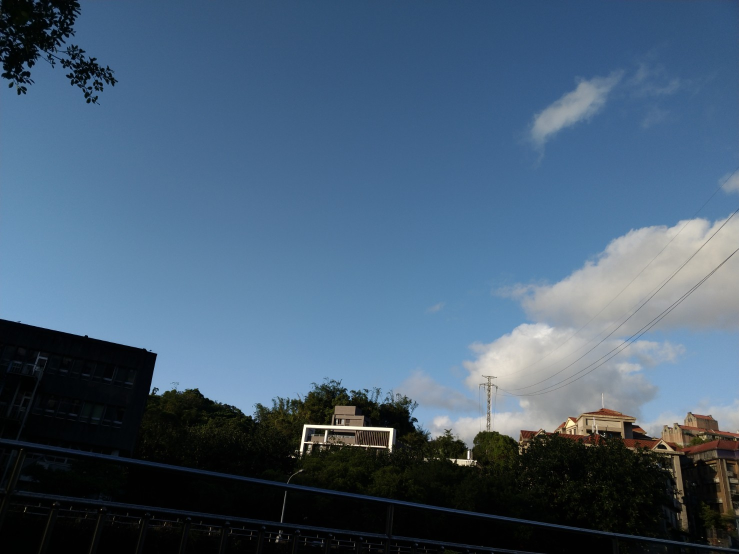
#> input picture hw3/resource/frame1.jpg, 1478 x 1108 px (shown at 1/2 size); its folder holds 3 pictures in this run
$ python part4.py
#> lines starting #> are read from the running program, lines starting #| are printed output that depends on the picture; after the words box and inside, x2 and y2 are one past the last pixel; in counts of white or black regions, pixels touching at a corner belong together
### hw3/src/utils.py
import cv2
import numpy as np


def solve_homography(u, v):
    """
    This function should return a 3-by-3 homography matrix,
    u, v are N-by-2 matrices, representing N corresponding points for v = T(u)
    :param u: N-by-2 source pixel location matrices
    :param v: N-by-2 destination pixel location matrices
    :return:
    """
    N = u.shape[0]

    if v.shape[0] is not N:
        print('u and v should have the same size')
        return None
    if N < 4:
        print('At least 4 points should be given')

    # TODO: 1.forming A
    A = None
    for i in range(N):
        ui = u[i]
        vi = v[i]
        tmp = np.array([[ui[0], ui[1], 1, 0, 0, 0, -vi[0] * ui[0], -vi[0] * ui[1]], \
               [0, 0, 0, ui[0], ui[1], 1, -vi[1] * ui[0], -vi[1] * ui[1]]])
        if i == 0:
            A = tmp
            # A = A[:,np.newaxis]
        else:
            A = np.concatenate((A,tmp),axis=0)

    A = np.array(A)
    b = np.array(v).reshape(-1,1)
    # TODO: 2.solve H with A
    if (np.linalg.det(A)):

        H = np.dot(np.linalg.inv(A), b)
    else:
        H = np.dot(np.linalg.pinv(A), b)
    H = np.append(H,1).reshape(3,3)
    return H


def warping(src, dst, H, ymin, ymax, xmin, xmax, direction='b',use_mask = True):
    """
    Perform forward/backward warpping without for loops. i.e.
    for all pixels in src(xmin~xmax, ymin~ymax),  warp to destination
          (xmin=0,ymin=0)  source                       destination
                         |--------|              |------------------------|
                         |        |              |                        |
                         |        |     warp     |                        |
    forward warp         |        |  --------->  |                        |
                         |        |              |                        |
                         |--------|              |------------------------|
                                 (xmax=w,ymax=h)

    for all pixels in dst(xmin~xmax, ymin~ymax),  sample from source
                            source                       destination
                         |--------|              |------------------------|
                         |        |              | (xmin,ymin)            |
                         |        |     warp     |           |--|         |
    backward warp        |        |  <---------  |           |__|         |
                         |        |              |             (xmax,ymax)|
                         |--------|              |------------------------|

    :param src: source image
    :param dst: destination output image
    :param H:
    :param ymin: lower vertical bound of the destination(source, if forward warp) pixel coordinate
    :param ymax: upper vertical bound of the destination(source, if forward warp) pixel coordinate
    :param xmin: lower horizontal bound of the destination(source, if forward warp) pixel coordinate
    :param xmax: upper horizontal bound of the destination(source, if forward warp) pixel coordinate
    :param direction: indicates backward warping or forward warping
    :return: destination output image
    """
    mask = None
    h_src, w_src, ch = src.shape
    h_dst, w_dst, ch = dst.shape
    H_inv = np.linalg.inv(H)
    # TODO: 1.meshgrid the (x,y) coordinate pairs
    x = np.linspace(xmin, xmax,xmax-xmin)
    y = np.linspace(ymin, ymax,ymax-ymin)
    mesh = np.array(np.meshgrid(x,y)).reshape(2,-1)
    mesh = np.concatenate((mesh,np.ones(shape=(1,mesh.shape[1]))),axis=0)
    # TODO: 2.reshape the destination pixels as N x 3 homogeneous coordinate

    if direction == 'b':

        # TODO: 3.apply H_inv to the destination pixels and retrieve (u,v) pixels, then reshape to (ymax-ymin),(xmax-xmin)
        v = np.dot(H_inv, mesh).T
        v = np.divide(v[:, :2], np.tile(v[:, 2], (2, 1)).T)
        v = v.reshape((ymax - ymin), (xmax - xmin), -1)
        v = np.round(v).astype(int)
        # TODO: 4.calculate the mask of the transformed coordinate (should not exceed the boundaries of source image)

        # TODO: 5.sample the source image with the masked and reshaped transformed coordinates
        valid1 = np.logical_and(0 < v[:, :, 0], v[:, :, 0] < w_src)
        valid2 = np.logical_and(0 < v[:, :, 1], v[:, :, 1] < h_src)
        valid = np.logical_and(valid1, valid2)

        # TODO: 6. assign to destination image with proper masking

        v = v[valid]
        if use_mask == True:
            mask1 = np.zeros(dst.shape[:2])
            mask2 = cv2.cvtColor(dst, cv2.COLOR_BGR2GRAY)
            mask1[ymin:ymax, xmin:xmax][valid] = 1
            mask = np.logical_and(mask1, mask2).reshape(mask1.shape)
        dst[ymin:ymax, xmin:xmax][valid] = src[v[..., 1], v[..., 0]]


        return dst, mask
    elif direction == 'f':
        # TODO: 3.apply H to the source pixels and retrieve (u,v) pixels, then reshape to (ymax-ymin),(xmax-xmin)
        v = np.dot(H,mesh).T
        v = np.divide(v[:,:2],np.tile(v[:,2],(2,1)).T)
        v = v.reshape((ymax-ymin),(xmax-xmin),-1)
        v= np.round(v).astype(int)
        # TODO: 4.calculate the mask of the transformed coordinate (should not exceed the boundaries of destination image)


        # TODO: 5.filter the valid coordinates using previous obtained mask
        valid1 = np.logical_and(0 < v[:, :, 0] , v[:, :, 0]<w_dst)
        valid2 = np.logical_and(0 < v[:, :, 1] , v[:, :, 1]<h_dst)
        valid = np.logical_and(valid1,valid2)

        v = np.multiply(np.tile(valid,2).reshape(v.shape),v)
        src = np.multiply(np.tile(valid,3).reshape(src.shape),src)
        # TODO: 6. assign to destination image using advanced array indicing
        dst[v[..., 1], v[..., 0]] = src


    return dst

### hw3/src/part4.py
import numpy as np
import cv2
import random
from tqdm import tqdm
from utils import solve_homography, warping

np.random.seed(999)


def Ransac(kp1, kp2, matches, n=4, th=1500):
    matches = np.array([[matches[i].queryIdx, matches[i].trainIdx] for i in range(len(matches))])
    print('matches', matches.shape)
    p = 0.5
    P = 0.999
    k = np.ceil(np.log(1 - P) / np.log(1 - p ** n)).astype(int)
    H_arr, inlinear = [], []
    for t in range(k):
        idx = np.random.randint(low=0, high=matches.shape[0], size=n, )
        id1, id2 = matches[idx, 0], matches[idx, 1]

        p1, p2 = np.array([list(kp1[matches[i, 0]]) + [1] for i in range(matches.shape[0]) if i not in idx]), \
                 np.array([list(kp2[matches[i, 1]]) + [1] for i in range(matches.shape[0]) if i not in idx])
        # print(p1)
        H = solve_homography(kp1[id1], kp2[id2])
        # print(H)
        p2_pred = np.dot(H, p1.T)

        err = np.subtract(p2_pred, p2.T)
        # print(err.shape)
        err = np.sqrt(np.square(err[0, :]) + np.square(err[1, :]))
        # print(np.where(err < th))
        # print(err)
        inlinear.append(np.where(err < th)[0].shape[0])
        H_arr.append(H)
    idx = np.argmax(inlinear)
    # print(inlinear)
    # print(H_arr[idx])
    return H_arr[idx]


def linearBlending(imgs,overlap_mask):

    dst,img_left, img_right = imgs
    (hl, wl) = dst.shape[:2]
    dst = dst.astype(float)
    img_right = img_right.astype(float)
    alpha_mask = np.ones((hl, wl),dtype=float)
    for i in range(overlap_mask.shape[0]):
        overlap = np.where(overlap_mask[i,:] == 1)
        if len(overlap[0]) == 0:
            continue
        idx_min = np.min(overlap)
        idx_max = np.max(overlap)
        alp = np.linspace(1,0,num = idx_max-idx_min)
        alpha_mask[i,idx_min:idx_max] = alp
    linearBlending_img = np.copy(dst)
    alpha_mask = np.tile(alpha_mask,3).reshape((hl, wl,3))

    linearBlending_img[overlap_mask] = (alpha_mask * img_left + (np.ones_like(alpha_mask) - alpha_mask) * img_right)[overlap_mask]
    return linearBlending_img.astype(np.uint8)


def panorama(imgs):
    """
    Image stitching with estimated homograpy between consecutive
    :param imgs: list of images to be stitched
    :return: stitched panorama
    """
    h_max = max([x.shape[0] for x in imgs])
    w_max = sum([x.shape[1] for x in imgs])

    # create the final stitched canvas
    dst = np.zeros((h_max, w_max, imgs[0].shape[2]), dtype=np.uint8)
    dst[:imgs[0].shape[0], :imgs[0].shape[1]] = imgs[0]
    last_best_H = np.eye(3)
    out = np.zeros((h_max, w_max, imgs[0].shape[2]), dtype=np.uint8)
    orb = cv2.ORB_create(nfeatures=4000)
    # for all images to be stitched:
    for idx in tqdm(range(len(imgs) - 1)):
        im1 = imgs[idx]
        im2 = imgs[idx + 1]
        im1_g = cv2.cvtColor(im1, cv2.COLOR_BGR2GRAY)
        im2_g = cv2.cvtColor(im2, cv2.COLOR_BGR2GRAY)

        # TODO: 1.feature detection & matching
        kp1, f1 = orb.detectAndCompute(im1_g, None)
        kp2, f2 = orb.detectAndCompute(im2_g, None)

        # print(kp2.shape)
        bf = cv2.BFMatcher(cv2.NORM_HAMMING, crossCheck=True)

        matches = bf.match(f2, f1)

        # [5 lines of commented-out code are left out]
        kp1 = np.array([i.pt for i in kp1]).astype(int)
        kp2 = np.array([i.pt for i in kp2]).astype(int)
        # TODO: 2. apply RANSAC to choose best H
        H = Ransac(kp2, kp1, matches)

        # TODO: 3. chain the homographies
        last_best_H = np.dot(last_best_H, H)
        # TODO: 4. apply warping
        # tmp = dst.copy()
        left_img = dst.copy()
        dst,mask = warping(im2, dst, last_best_H, 0, h_max, 0, w_max,
                      direction='b')
        right_img, _ = warping(im2, out, last_best_H, 0, h_max, 0, w_max,
                            direction='b')
        # cv2.imshow('.da' ,dst)
        # cv2.waitKey()
        dst = linearBlending([dst,left_img,right_img],mask)

        # cv2.imwrite('./db_%d.png' %idx, dst)
        # cv2.waitKey()
    return dst


if __name__ == "__main__":
    # ================== Part 4: Panorama ========================
    # TODO: change the number of frames to be stitched
    FRAME_NUM = 3
    imgs = [cv2.imread('../resource/frame{:d}.jpg'.format(x)) for x in range(1, FRAME_NUM + 1)]
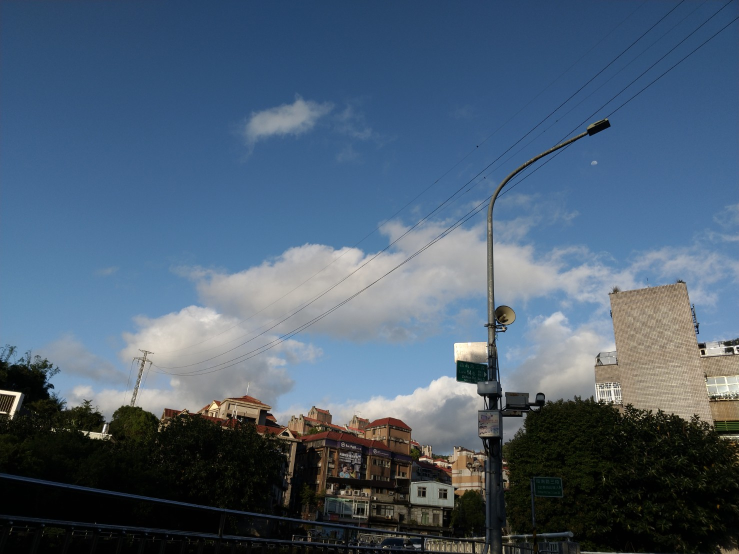
#> input picture hw3/resource/frame2.jpg, 1478 x 1108 px (shown at 1/2 size)
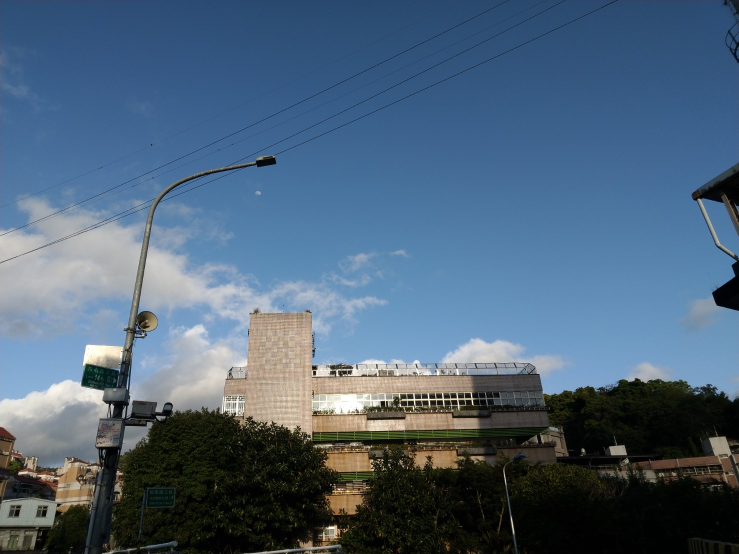
#> input picture hw3/resource/frame3.jpg, 1478 x 1108 px (shown at 1/2 size)
#> imgs = 3 items
    output4 = panorama(imgs)
#> in panorama, `h_max = max([x.shape[0] for x in imgs])`: h_max = 1108
#> in panorama, `w_max = sum([x.shape[1] for x in imgs])`: w_max = 4434
#> the loop in panorama, `for idx in tqdm(range(len(imgs) - 1)):` made 2 passes
#> (p in Ransac, P in Ransac, k in Ransac, H) on pass 1: (0.5, 0.999, 108, [6.44, -3.58, 1620.7, 4.57, -2.51, 1089.6, 0.0049, -0.0025])
#> (p in Ransac, P in Ransac, k in Ransac, H) on pass 2: (0.5, 0.999, 108, [192.3, -133.1, 21577.8, 94.38, -51.43, 26.27, 0.144, -0.08])
#| matches (1255, 2)
#| matches (1322, 2)
#> pass 1, in panorama, `im2_g = cv2.cvtColor(im2, cv2.COLOR_BGR2GRAY)`:
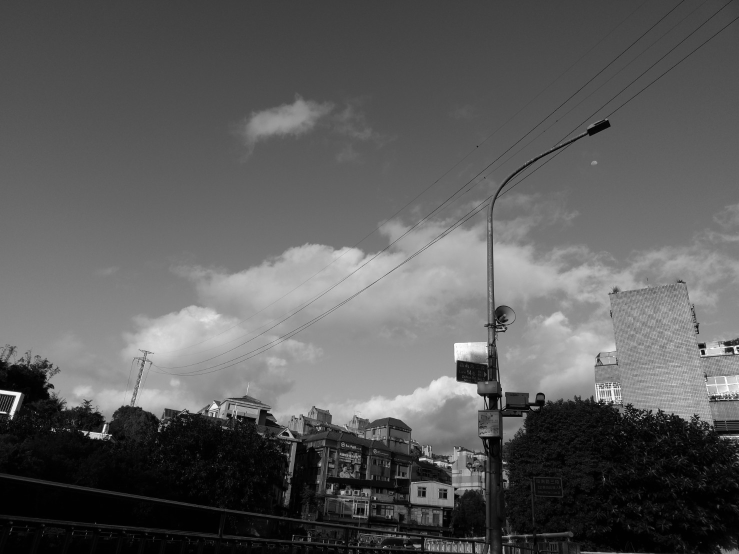
#> im2_g: shape (1108, 1478) (shown at 1/2 size); min 0, max 255, mean 91.2
#> pass 1, in warping, `valid1 = np.logical_and(0 < v[:, :, 0], v[:, :, 0] < w_src)`:
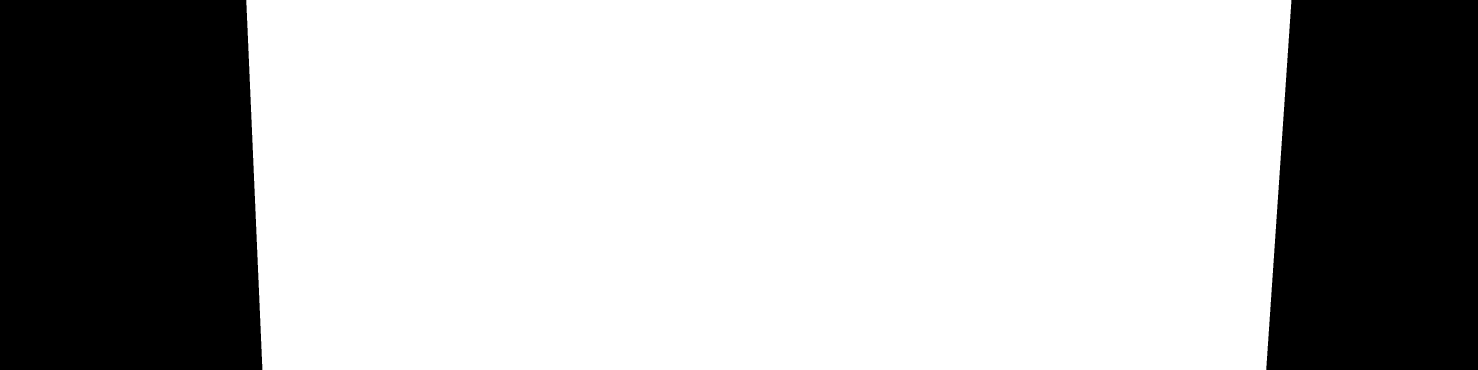
#> valid1: shape (1108, 4434) bool (shown at 1/3 size); 69.3% white; 2 black regions, box (x1, y1, x2, y2) and area: (0, 0, 787, 1108) 845399, (3799, 0, 4434, 1108) 661964
#> pass 1, in warping, `valid2 = np.logical_and(0 < v[:, :, 1], v[:, :, 1] < h_src)`:
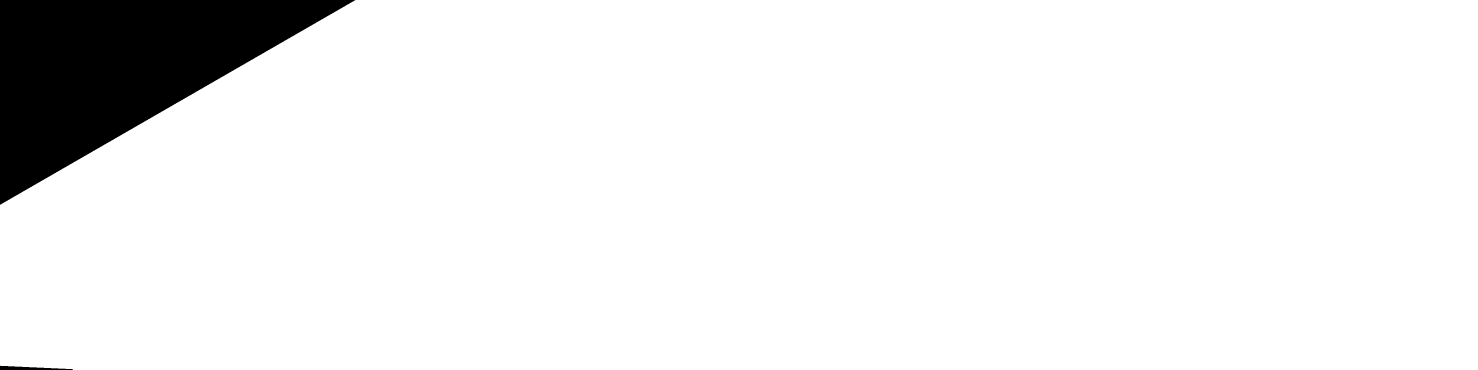
#> valid2: shape (1108, 4434) bool (shown at 1/3 size); 93.3% white; 2 black regions, box (x1, y1, x2, y2) and area: (0, 0, 1066, 614) 327740, (0, 1097, 218, 1108) 1211
#> after the loop in panorama, `for idx in tqdm(range(len(imgs) - 1)):`:
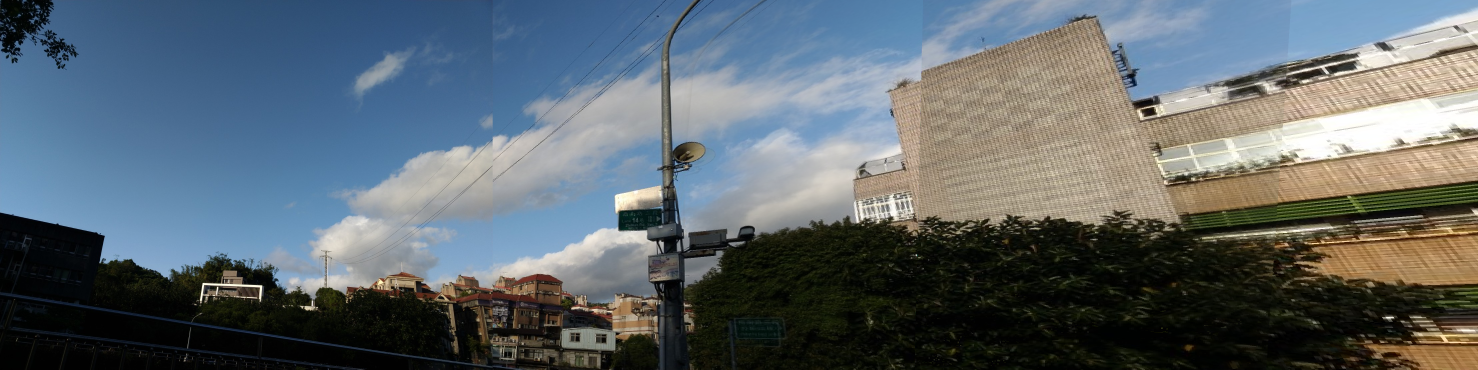
#> dst: shape (1108, 4434, 3) (shown at 1/3 size); mean B, G, R 109.8, 103.6, 93.7
#> in panorama, im1 is the input picture: shape (1108, 1478, 3); mean B, G, R 114.1, 94.6, 75.9
#> in panorama, im2 is the input picture: shape (1108, 1478, 3); mean B, G, R 121, 99.6, 77.7
#> after the loop in panorama, `for idx in tqdm(range(len(imgs) - 1)):`:
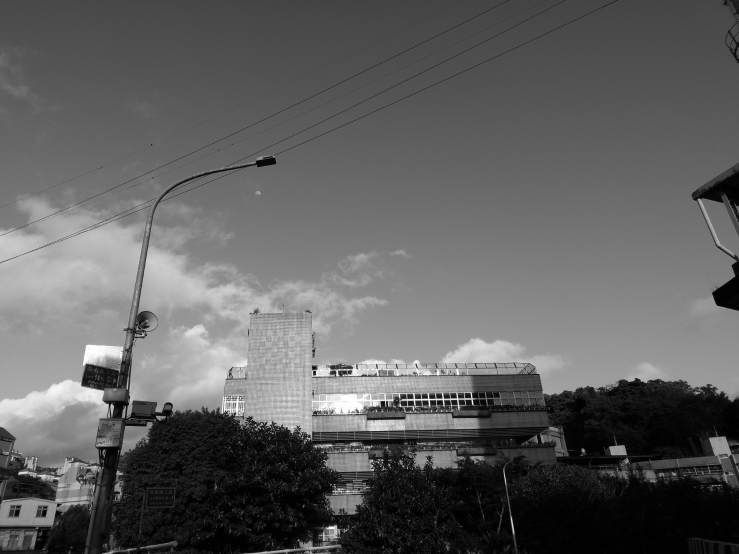
#> im2_g: shape (1108, 1478) (shown at 1/2 size); min 0, max 255, mean 95.5
    cv2.imwrite('output4.png', output4)
